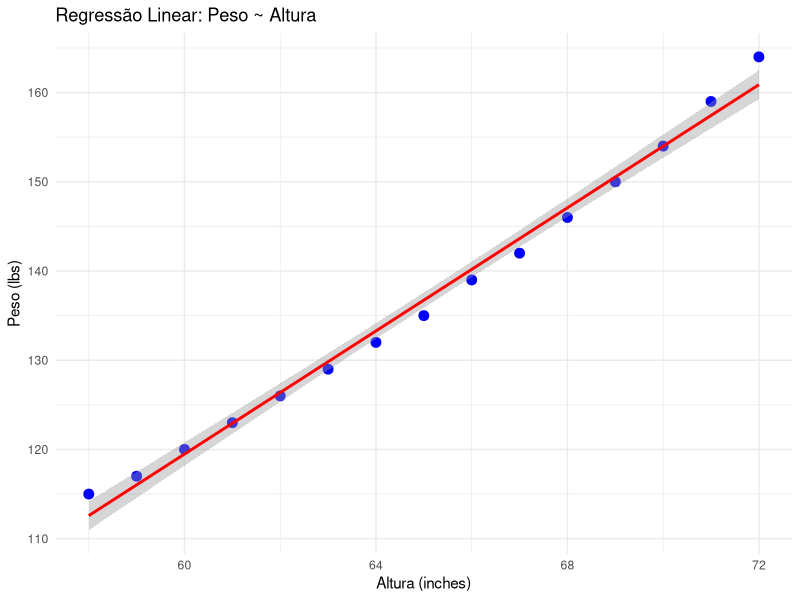
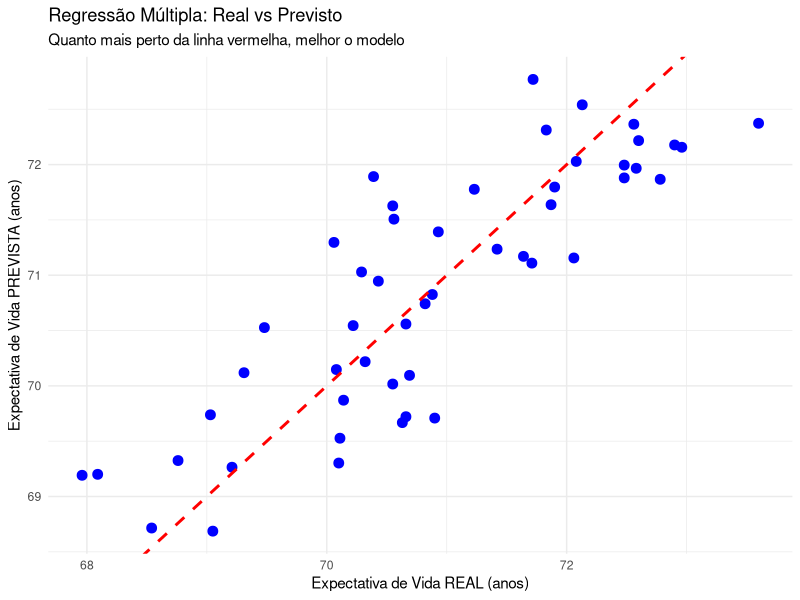
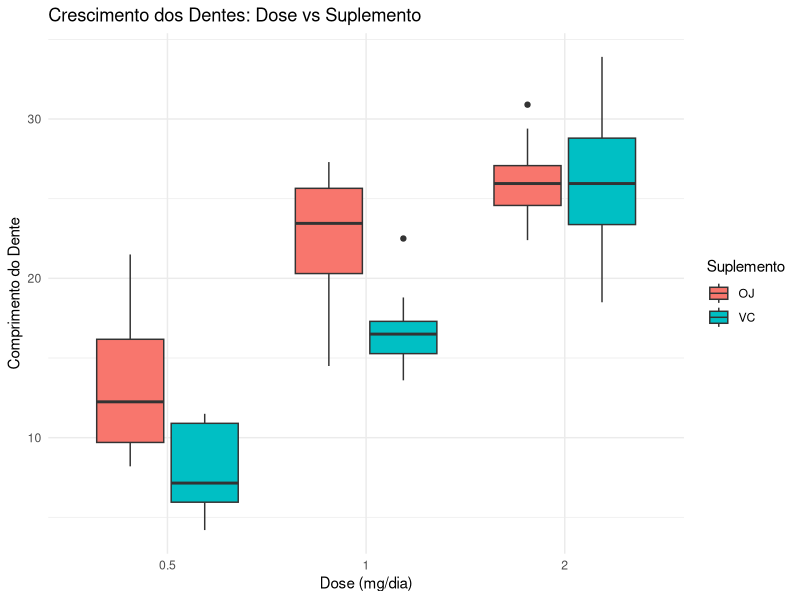

These figures' R source, in order:
################ TEMA 1 – AMOSTRAGEM E TAMANHO AMOSTRAL ########################
# Queremos detectar uma redução de 10 mmHg na pressão arterial (Delta).
# Desvio padrão conhecido (sigma) = 15. Poder = 80%. Confiança = 95%.

# MODO 1: Pela Fórmula
alpha <- 0.053 # 1-confiança
beta <- 0.20 # 1-poder
sigma <- 15
delta <- 10

Z_alpha <- qnorm(1 - alpha/2)
Z_beta  <- qnorm(1 - beta)

n_formula <- (2 * (Z_alpha + Z_beta)^2 * sigma^2) / delta^2
cat("Tamanho amostral (Fórmula):", ceiling(n_formula), "por grupo.\n")
# o ceiling arredonda sempre para cima

# MODO 2: Função Nativa do R 
calculo_r <- power.t.test(delta = delta, sd = sigma, 
                          sig.level = alpha, power = 1-beta, 
                          type = "two.sample")
print(calculo_r)
# Atenção: O R usa uma distribuição t não-central (mais precisa que a normal Z),
# por isso pode haver uma diferença decimal.












################ TEMA 2 – REGRESSÃO LINEAR ####################################

### Regressão linear simples
"vamos prever o peso (lbs) a partir da altura (inches) de mulheres utilizando 
dados do conjunto “women” nativo do R:
Y=β_0+β_1(altura)+ε"

# 1. Carregar os dados
data(women)
head(women)  # mostra as primeiras linhas para visualização

# 2. Ajuste do modelo de regressão linear simples
modelo_women <- lm(weight ~ height, data = women)

# 4. Extrair coeficientes estimados (betas)
betas <- coef(modelo_women)
print(betas)

cat("Intercepto (β0):", round(betas[1], 3), "\n")
cat("Altura (β1):", round(betas["height"], 3), "\n")

# 5. Escrever o modelo final
cat("\nModelo estimado:\n")
cat("Peso = ", round(betas[1],2), " + ", round(betas["height"],2), "*Altura\n")

# 6. Previsão para um paciente específico
novo_paciente <- data.frame(height = 65)  # altura em inches
prev <- predict(modelo_women, newdata = novo_paciente)
cat("\nPrevisão para paciente (Altura = 65 inches):\n")
cat("Peso =", round(prev, 2), "lbs\n")

# 7. Gráfico de aproximação do modelo com os dados
library(ggplot2)
ggplot(women, aes(x = height, y = weight)) +
  geom_point(color = 'blue', size = 3) +
  geom_smooth(method = 'lm', color = 'red') +
  labs(title = "Regressão Linear: Peso ~ Altura",
       x = "Altura (inches)",
       y = "Peso (lbs)") +
  theme_minimal()



### Regressão Linear Múltipla
"Vamos prever a Life Exp (Expectativa de Vida) baseada em Murder (Homicídios),
HS Grad (Educação) e Frost (Clima) utilizando dados nativos 'state.x77':
Y = β0 + β1(Homicidios) + β2(Educacao) + β3(Clima) + ε"

# 1. Carregar e preparar os dados
# state.x77 é uma matriz, convertemos para dataframe para usar nomes de colunas
dados_estados <- as.data.frame(state.x77)

# Renomeando colunas para facilitar (sem espaços)
names(dados_estados)[names(dados_estados) == "Life Exp"] <- "Expectativa_Vida"
names(dados_estados)[names(dados_estados) == "Murder"] <- "Homicidios"
names(dados_estados)[names(dados_estados) == "HS Grad"] <- "Educacao"
names(dados_estados)[names(dados_estados) == "Frost"] <- "Clima"

head(dados_estados[, c("Expectativa_Vida", "Homicidios", "Educacao", "Clima")]) # visualização

# 2. Ajuste do modelo de regressão linear múltipla
modelo_estados <- lm(Expectativa_Vida ~ Homicidios + Educacao + Clima, data = dados_estados)

# 4. Extrair coeficientes estimados (betas)
betas <- coef(modelo_estados)
cat("\n--- Coeficientes Estimados ---\n")
cat("Intercepto (β0):", round(betas["(Intercept)"], 3), "\n")
cat("Homicidios (β1):", round(betas["Homicidios"], 3), "\n")
cat("Educacao (β2):", round(betas["Educacao"], 3), "\n")
cat("Clima (β3):", round(betas["Clima"], 3), "\n")

# 5. Escrever o modelo final (Equação)
cat("\nModelo estimado:\n")
cat("Expectativa_Vida =", round(betas[1], 2), 
    "+ (", round(betas["Homicidios"], 2), "* Homicidios )",
    "+ (", round(betas["Educacao"], 2), "* Educacao )",
    "+ (", round(betas["Clima"], 2), "* Clima )\n")

# 6. Previsão para um estado específico (Simulação)
# Vamos criar um estado com alta violência, boa educação e muito frio
novo_estado <- data.frame(Homicidios = 10, Educacao = 55, Clima = 120)

prev <- predict(modelo_estados, newdata = novo_estado)
cat("\nPrevisão para novo estado (Homicidios=10, Educacao=55, Clima=120):\n")
cat("Expectativa de Vida =", round(prev, 2), "anos\n")

# 7. Gráfico de aproximação do modelo com os dados
# Obs: Na múltipla, plotamos Real vs Previsto (pois são 4 dimensões)
if(!require(ggplot2)) install.packages("ggplot2")
library(ggplot2)

# Adicionando previsão ao dataset original para plotagem
dados_estados$Previsto <- predict(modelo_estados)

ggplot(dados_estados, aes(x = Expectativa_Vida, y = Previsto)) +
  geom_point(color = 'blue', size = 3) +
  # Linha vermelha representa a previsão perfeita (x=y)
  geom_abline(intercept = 0, slope = 1, color = 'red', linetype = "dashed", size = 1) +
  labs(title = "Regressão Múltipla: Real vs Previsto",
       subtitle = "Quanto mais perto da linha vermelha, melhor o modelo",
       x = "Expectativa de Vida REAL (anos)",
       y = "Expectativa de Vida PREVISTA (anos)") +
  theme_minimal()





################ TEMA 3 – REGRESSÃO LOGÍSTICA #################################
# vamos prever se um carro é MANUAL (am=1) ou AUTOMÁTICO (am=0)
# Preditores selecionados do Dataset: 'mtcars': 
#   mpg (Milhas por galão - Consumo)
#   hp  (Horsepower - Potência)

# 1. Carregar dados
data(mtcars)
# Visualizar a distribuição da variável resposta
table(mtcars$am) # 0 = Auto, 1 = Manual

# 2. Ajuste do modelo logístico
# family = binomial é o que define a regressão logística
modelo_logistico <- glm(am ~ mpg + hp, data = mtcars, family = binomial)

# 3. Extrair coeficientes estimados (Log-Odds)
betas <- coef(modelo_logistico)

# 4. Calcular Odds Ratios (OR) e Intervalos de Confiança (IC 95%)
# Exponenciamos os coeficientes para transformar Log-Odds em Odds Ratio
odds <- exp(betas)
print(odds)
odds_ci <- exp(confint(modelo_logistico)) 

# 5. Interpretação automática dos coeficientes
cat("\n--- Coeficientes do modelo e interpretação (Odds Ratio) ---\n")
cat("Resposta: Probabilidade de ser MANUAL (am=1)\n\n")

for(i in 1:length(betas)){
  nome_var <- names(betas)[i]
  
  cat(nome_var, "\n")
  cat("  Beta (Log-Odds) =", round(betas[i], 3), "\n")
  cat("  Odds Ratio (OR) =", round(odds[i], 3), "\n")
  
  # Tratamento de erro caso o IC seja muito amplo (comum em datasets pequenos)
  ic_inf <- round(odds_ci[i,1], 3)
  ic_sup <- round(odds_ci[i,2], 3)
  cat("  IC 95% OR =", paste0("(", ic_inf, ", ", ic_sup, ")"), "\n")
  
  if(nome_var == "(Intercept)"){
    cat("  (Intercepto não tem interpretação direta de efeito)\n\n")
  } else if(odds[i] > 1){
    cat("  Interpretação: Aumenta a chance de ser Manual.\n")
    cat("  (Para cada unidade extra, a chance multiplica por", round(odds[i], 2), ")\n\n")
  } else if(odds[i] < 1){
    cat("  Interpretação: Reduz a chance de ser Manual (Favorece Automático).\n")
    cat("  (Para cada unidade extra, a chance multiplica por", round(odds[i], 2), ")\n\n")
  } else {
    cat("  Interpretação: Sem efeito na escolha do câmbio.\n\n")
  }
}

# 6. Função para previsão automática de probabilidade e classificação
previsao_carro <- function(modelo, carro_novo){
  # type="response" retorna a probabilidade (0 a 1) em vez do logit
  prob <- predict(modelo, newdata = carro_novo, type = "response")
  
  cat("--- Previsão para Novo Carro ---\n")
  print(carro_novo)
  cat("  Probabilidade de ser Manual =", round(prob * 100, 2), "%\n")
  
  # Classificação (Cutoff padrão de 0.5)
  classe <- ifelse(prob >= 0.5, "Câmbio Manual", "Câmbio Automático")
  cat("  Classificação Predita:", classe, "\n\n")
}

# 7. Exemplos de Previsão
# Exemplo A: Carro muito econômico (30 mpg) e potência baixa (70 hp) -> Típico popular manual
carro_economico <- data.frame(mpg = 30, hp = 70)
previsao_carro(modelo_logistico, carro_economico)

# Exemplo B: Carro com alto consumo (10 mpg) e muito potente (250 hp) -> Típico V8 automático
carro_potente <- data.frame(mpg = 10, hp = 250)
previsao_carro(modelo_logistico, carro_potente)










################ TEMA 5 – ANOVA PARA DOIS FATORES #############################
# Efeito de suplementos no crescimento de dentes (len) do Dataset 'ToothGrowth'
# Fator 1: Suplemento (supp) -> OJ (Suco de Laranja) x VC (Ácido Ascórbico)
# Fator 2: Dose (dose) -> 0.5, 1.0, 2.0 mg/dia
# Analisar se o tipo de suplemento e a dose (e a interação entre eles)
# afetam o comprimento do dente.

cat("=== ANOVA DOIS FATORES - Dataset: ToothGrowth ===\n\n")

# Preparação dos Dados
data(ToothGrowth)
dados <- ToothGrowth

# IMPORTANTE: A dose vem como numérica, precisamos converter para Fator (categoria)
# para que a ANOVA entenda como grupos distintos, não como regressão linear.
dados$dose <- as.factor(dados$dose)

cat("Estrutura dos dados:\n")
str(dados)

# 1) Modelo ANOVA de dois fatores com interação (*)
# Y ~ Fator1 * Fator2
modelo_anova <- aov(len ~ supp * dose, data = dados)
anova_tab <- summary(modelo_anova)


# 2) Resultados da ANOVA
cat("\n--- Tabela ANOVA ---\n")
print(anova_tab)


# 3) Preparação para Validação dos pressupostos
# Normalidade dos resíduos
sh <- shapiro.test(residuals(modelo_anova))

# Homogeneidade das variâncias (Levene)
if(!require(car)) install.packages("car")
library(car)
lev <- leveneTest(len ~ supp * dose, data = dados)


# 4) Preparação para Medidas de ajuste (R², R² ajustado, RMSE e MAE)
# Cálculo manual das métricas de performance do modelo
SQT <- sum((dados$len - mean(dados$len))^2)   # Soma Quadrados Total
SQE <- sum(residuals(modelo_anova)^2)         # Soma Quadrados Erro (Resíduos)

# R² (Coeficiente de Determinação)
R2 <- 1 - SQE/SQT

# R² Ajustado
n <- nrow(dados)
k <- length(coef(modelo_anova)) # número de coeficientes estimados
R2_adj <- 1 - (SQE/(n - k)) / (SQT/(n - 1))

# RMSE (Raiz do Erro Quadrático Médio) e MAE (Erro Absoluto Médio)
RMSE <- sqrt(mean(residuals(modelo_anova)^2))
MAE  <- mean(abs(residuals(modelo_anova)))


# 5) Interpretação automática dos Testes e Pressupostos e Métricas
cat("\n--- Validação dos Pressupostos (p > 0.05 idealmente) ---\n")

# Shapiro
cat("Normalidade (Shapiro-Wilk): p =", round(sh$p.value, 4))
if(sh$p.value > 0.05) {
  cat(" [OK - Resíduos Normais]\n") 
} else {
  cat(" [Alerta - Resíduos não normais]\n")
}

# Levene
p_levene <- lev[1, "Pr(>F)"]
cat("Homoscedasticidade (Levene): p =", round(p_levene, 4))
if(p_levene > 0.05) {
  cat(" [OK - Variâncias Homogêneas]\n") 
} else {
  cat(" [Alerta - Variâncias Heterogêneas]\n")
}

# MÉTRICAS
cat("\n--- Interpretação das Métricas de Ajuste ---\n")
cat("- R² =", round(R2, 3), ": O modelo explica", round(R2*100, 1), "% da variabilidade no crescimento do dente.\n")
cat("- R² Ajustado =", round(R2_adj, 3), ": Ajuste realista considerando a complexidade do modelo (", round(R2_adj*100, 1), "%).\n")
cat("- RMSE =", round(RMSE, 2), ": O erro médio do modelo é de aprox.", round(RMSE, 2), "unidades de comprimento.\n")


# Interpretação Final da Significância (P-values da ANOVA)
pvals <- anova_tab[[1]][["Pr(>F)"]]
print(pvals)
# Removemos o último NA (que corresponde aos Resíduos na tabela)
pvals <- pvals[!is.na(pvals)]
names(pvals) <- rownames(anova_tab[[1]])[1:3] # supp, dose, supp:dose
print(pvals)

cat("\n--- Interpretação Final dos Efeitos ---\n")
# Efeito da Interação (Geralmente olhamos primeiro)
p_interacao <- pvals[3]
if (p_interacao < 0.05) {
  cat("[IMPORTANTE] Há INTERAÇÃO significativa (p =", round(p_interacao, 4), ").\n")
  cat("Isso significa que o efeito da Dose depende do tipo de Suplemento (e vice-versa).\n")
  cat("Não se deve analisar os efeitos principais isoladamente.\n")
} else {
  cat("Não há interação significativa (p > 0.05). Os efeitos são independentes.\n")
  
  # Se não há interação, olhamos os efeitos PRINCIPAIS
  if (pvals[1] < 0.05) cat("- Há efeito principal de SUPLEMENTO (p =", round(pvals[1], 4), "). Um tipo funciona melhor que o outro.\n")
  if (pvals[2] < 0.05) cat("- Há efeito principal de DOSE (p < 0.0001). Aumentar a dose altera o crescimento.\n")
}

# 6) Visualização Rápida (Boxplot)
if(!require(ggplot2)) install.packages("ggplot2")
library(ggplot2)

ggplot(dados, aes(x = dose, y = len, fill = supp)) +
  geom_boxplot() +
  labs(title = "Crescimento dos Dentes: Dose vs Suplemento",
       x = "Dose (mg/dia)", y = "Comprimento do Dente", fill = "Suplemento") +
  theme_minimal()



